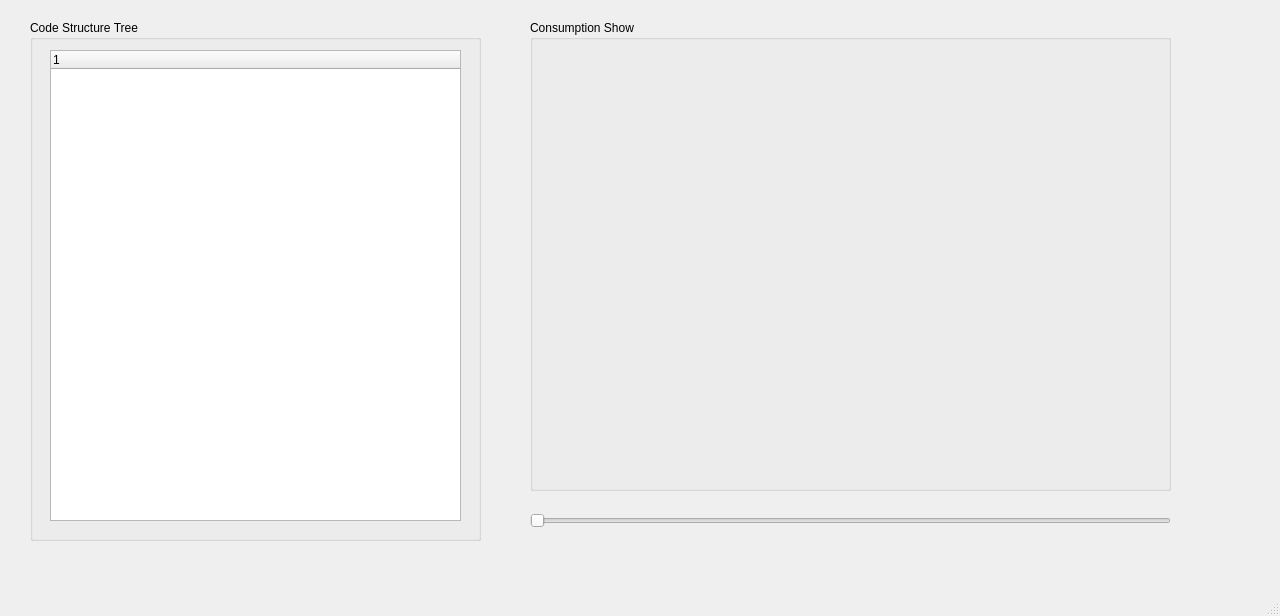
<?xml version="1.0" encoding="UTF-8"?>
<ui version="4.0">
 <class>MainWindow</class>
 <widget class="QMainWindow" name="MainWindow">
  <property name="geometry">
   <rect>
    <x>0</x>
    <y>0</y>
    <width>1280</width>
    <height>616</height>
   </rect>
  </property>
  <property name="windowTitle">
   <string>Code Time Consumption Visualizer</string>
  </property>
  <widget class="QWidget" name="centralwidget">
   <widget class="QGroupBox" name="gbDebugLog">
    <property name="geometry">
     <rect>
      <x>520</x>
      <y>620</y>
      <width>1051</width>
      <height>271</height>
     </rect>
    </property>
    <property name="title">
     <string>Debug Log</string>
    </property>
    <widget class="QTextEdit" name="teAlgLog">
     <property name="geometry">
      <rect>
       <x>30</x>
       <y>50</y>
       <width>1001</width>
       <height>241</height>
      </rect>
     </property>
     <property name="lineWrapMode">
      <enum>QTextEdit::NoWrap</enum>
     </property>
    </widget>
   </widget>
   <widget class="QGroupBox" name="gbDebugPlt">
    <property name="geometry">
     <rect>
      <x>530</x>
      <y>20</y>
      <width>641</width>
      <height>471</height>
     </rect>
    </property>
    <property name="title">
     <string>Consumption Show</string>
    </property>
   </widget>
   <widget class="QGroupBox" name="gbAlgClass">
    <property name="geometry">
     <rect>
      <x>30</x>
      <y>20</y>
      <width>451</width>
      <height>521</height>
     </rect>
    </property>
    <property name="title">
     <string>Code Structure Tree</string>
    </property>
    <widget class="QTreeWidget" name="twAlgRules">
     <property name="geometry">
      <rect>
       <x>20</x>
       <y>30</y>
       <width>411</width>
       <height>471</height>
      </rect>
     </property>
     <column>
      <property name="text">
       <string notr="true">1</string>
      </property>
     </column>
    </widget>
   </widget>
   <widget class="QSlider" name="horizontalSlider">
    <property name="geometry">
     <rect>
      <x>530</x>
      <y>510</y>
      <width>641</width>
      <height>22</height>
     </rect>
    </property>
    <property name="orientation">
     <enum>Qt::Horizontal</enum>
    </property>
   </widget>
  </widget>
  <widget class="QMenuBar" name="menubar">
   <property name="geometry">
    <rect>
     <x>0</x>
     <y>0</y>
     <width>1280</width>
     <height>24</height>
    </rect>
   </property>
  </widget>
  <widget class="QStatusBar" name="statusbar"/>
 </widget>
 <resources/>
 <connections/>
</ui>
